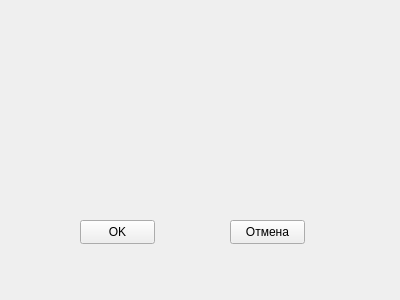
<?xml version="1.0" encoding="UTF-8"?>
<ui version="4.0">
 <class>Dialog</class>
 <widget class="QWidget" name="Dialog">
  <property name="geometry">
   <rect>
    <x>0</x>
    <y>0</y>
    <width>400</width>
    <height>300</height>
   </rect>
  </property>
  <property name="windowTitle">
   <string>Dialog</string>
  </property>
  <widget class="QPushButton" name="OkButton">
   <property name="geometry">
    <rect>
     <x>80</x>
     <y>220</y>
     <width>75</width>
     <height>24</height>
    </rect>
   </property>
   <property name="text">
    <string>OK</string>
   </property>
  </widget>
  <widget class="QPushButton" name="cancelButton">
   <property name="geometry">
    <rect>
     <x>230</x>
     <y>220</y>
     <width>75</width>
     <height>24</height>
    </rect>
   </property>
   <property name="text">
    <string>Отмена</string>
   </property>
  </widget>
 </widget>
 <resources/>
 <connections/>
</ui>
